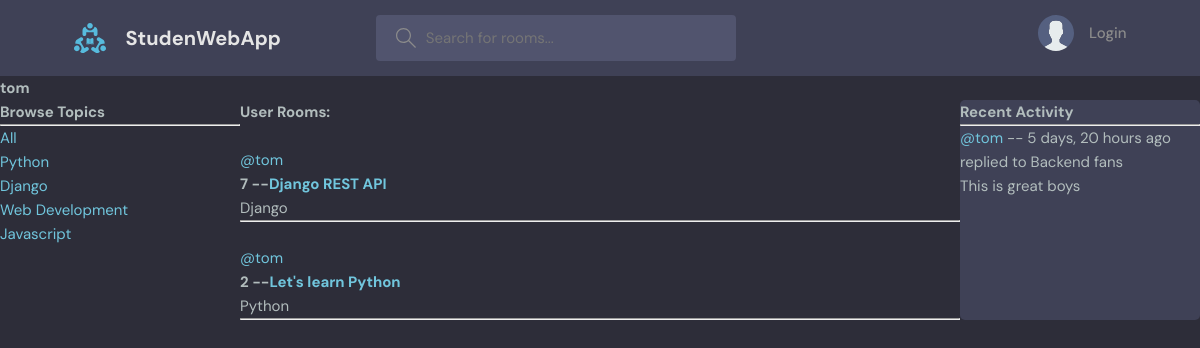
The page /profile/2 on the database its author committed.
### base/models.py (models this page shows, shortened)
class Topic(models.Model):
    name = models.CharField(max_length=200)

class Room(models.Model):
    host = models.ForeignKey(User, on_delete=models.SET_NULL, null=True)
    topic = models.ForeignKey(Topic, on_delete=models.SET_NULL, null=True)
    name = models.CharField(max_length=200)
    description = models.TextField(null=True, blank=True)
    participants = models.ManyToManyField(User, related_name="participants", blank=True)
    updated = models.DateTimeField(auto_now=True)
    created = models.DateTimeField(auto_now_add=True)
    class Meta:
        ordering = ['-updated','-created']
    def __str__(self) -> str:
        return self.name

class Message(models.Model):
    user = models.ForeignKey(User, on_delete=models.CASCADE)
    room = models.ForeignKey( Room, on_delete=models.CASCADE)
    body = models.TextField()
    updated = models.DateTimeField(auto_now=True)
    created = models.DateTimeField(auto_now_add=True)
    class Meta:
        ordering = ['-updated','-created']
    def __str__(self) -> str:
        return self.body[0:50]

### base/views.py (the view)
# urls.py: path('profile/<str:pk>', views.userProfile, name='user-profile'),
def userProfile(request, pk):
    user = User.objects.get(id=pk)
    rooms = user.room_set.all()
    room_messages = user.message_set.all()
    topics = Topic.objects.all()
    context = {
        'user' : user,
        'rooms' : rooms,
        'room_messages' : room_messages,
        'topics' : topics
    }
    return render(request, 'base/profile.html', context)

### base/templates/base/profile.html (shortened to what this page needs)
{% extends 'layout.html' %}
{% block mainBlock %}
    <h1>{{ user.username }}</h1>
    <div class="profile-container">
        <div class="user-rooms">
            {% include 'base/topics_components.html' %}
        </div>
        <div class="topics">
            <h3>User Rooms:</h3>
            {% include 'base/feed_component.html' %}
        </div>
        <div class = "activities">
            {% include 'base/activity_component.html' %}
        </div>
    </div>
{% endblock mainBlock %}

### base/templates/base/topics_components.html
<h3>Browse Topics</h3>
<hr>
<div>
    <a href="{% url 'home' %}">All</a>
</div>
{% for topic in topics  %}
    <div>
        <a href="{% url 'home' %}?q={{ topic.name }}">{{ topic.name }}</a>
    </div>
{% endfor %}

### base/templates/base/feed_component.html (shortened to what this page needs)
{% for room in rooms %}
<div>
    <br>
    <span><a href="{% url 'user-profile' room.host.id %}">@{{ room.host.username}}</a></span>
    <h5>{{ room.id }} --<a href="{% url 'room' room.id %}">{{ room.name }}</a></h5>
    <small>{{ room.topic.name }}</small>
    <hr>
</div>
{% endfor %}

### base/templates/base/activity_component.html (shortened to what this page needs)
<h3>Recent Activity</h3>
<hr>
{% for sms in room_messages %}
    <div>
        <small> <a href="{% url 'user-profile' sms.user.id %}">@{{ sms.user }}</a> -- {{ sms.created|timesince}} ago</small>
        <br>
        <small>replied to {{ sms.room }}</small>
        <p>
            {{sms}}
        </p>
    </div>
{% endfor %}

### static/styles/style.css (style rules this page uses)
:root { --color-main: #71c6dd; --color-main-light: #e1f6fb; --color-dark: #3f4156; --color-dark-medium: #51546e; --color-dark-light: #696d97; --color-light: #e5e5e5; --color-gray: #8b8b8b; --color-light-gray: #b2bdbd; --color-bg: #2d2d39; --color-success: #5dd693; --color-error: #fc4b0b; }
* { font-family: "DM Sans", -apple-system, BlinkMacSystemFont, "Segoe UI", Roboto, Oxygen, Ubuntu, Cantarell, "Open Sans", "Helvetica Neue", sans-serif; margin: 0; padding: 0; box-sizing: border-box; text-rendering: optimizeLegibility; font-size: inherit; }
html { font-size: 56.25%; }
@media only screen and (min-width: 1200px) { html { font-size: 62.5%; } }
body { line-height: 1.6; font-weight: 400; font-size: 1.5rem; color: var(--color-light-gray); background-color: var(--color-bg); min-height: 100vh; }
a { display: inline-block; color: var(--color-main); text-decoration: none; }
.activities { background: var(--color-dark); border-radius: 5px; overflow: hidden; }

### base/templates/base/profile.html (style rules this page uses)
.profile-container { display: grid; grid-template-columns: 1fr 3fr 1fr; }

### rows shown on the page
Topic: name "Python"
Topic: name "Django"
Topic: name "Web Development"
Topic: name "Javascript"
Room: host.username "tom", id "7", name "Django REST API", topic.name "Django"
Room: host.username "tom", id "2", name "Let's learn Python", topic.name "Python"
Message: user "tom", created "5 days, 20 hours", room "Backend fans", body "This is great boys"

### other values the page prints
{{ user.username }} "tom"
